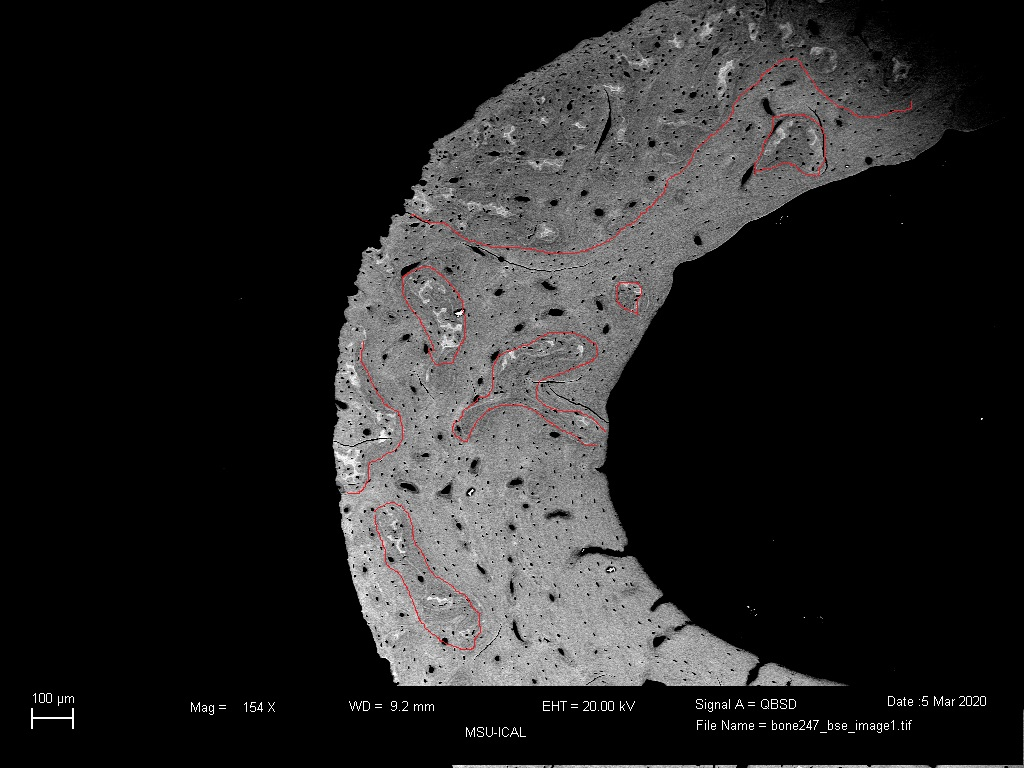
#> input picture images/annotated_raw/1.jpg, 1024 x 768 px
$ jupyter execute --allow-errors hist_eq-copy.ipynb   (shell and % lines are left out)
#> lines starting #> are read from the running program, lines starting #| are printed output that depends on the picture; after the words box and inside, x2 and y2 are one past the last pixel; in counts of white or black regions, pixels touching at a corner belong together; long printed decimals are rounded
[cell 1]
import numpy as np
import cv2
from matplotlib import pyplot as plt

plt.rcParams['figure.figsize'] = (16, 16)

FILENAME = 'images/annotated_raw/1.jpg'
#> (the rest of this cell did not finish here and is left out)

**Read grayscale image**

[cell 2]
## Read grayscale image,
img = cv2.imread(FILENAME, cv2.IMREAD_GRAYSCALE)
#> img: shape (768, 1024); min 0, max 255, mean 35.6

plt.imshow(img, cmap = 'gray')
plt.show()

**Filter To Drop Shadows, Pre-Process Bone Isolation**

* May want to use additional histogram based approaches here!

[cell 3]
# Truncate all image values below threshold
ret,truncd = cv2.threshold(img,127,255,cv2.THRESH_TRUNC)

# Take 5x5 pixel normalized average across image
blur = cv2.GaussianBlur(truncd,(5,5),0)

# Apply binary threshold, Otsu threshold
ret3,otsu = cv2.threshold(blur,0,255,cv2.THRESH_BINARY+cv2.THRESH_OTSU)
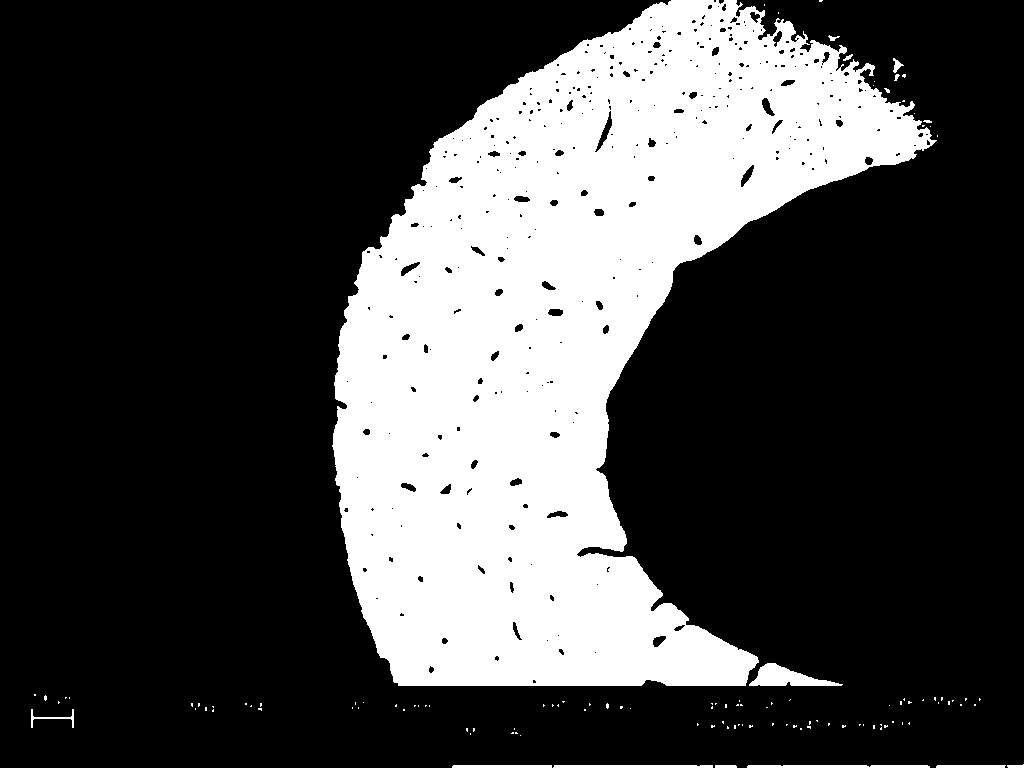
#> otsu: shape (768, 1024); 27.5% white; 117 white regions (103 under 20 px), largest, box (x1, y1, x2, y2) and area: (332, 0, 937, 686) 212872, (749, 663, 843, 686) 1103, (747, 765, 930, 768) 539
#> ret3 = 55

# Filter morphology - close gaps
kernel = np.ones((7,7),np.uint8)
closing = cv2.morphologyEx(otsu, cv2.MORPH_CLOSE, kernel)
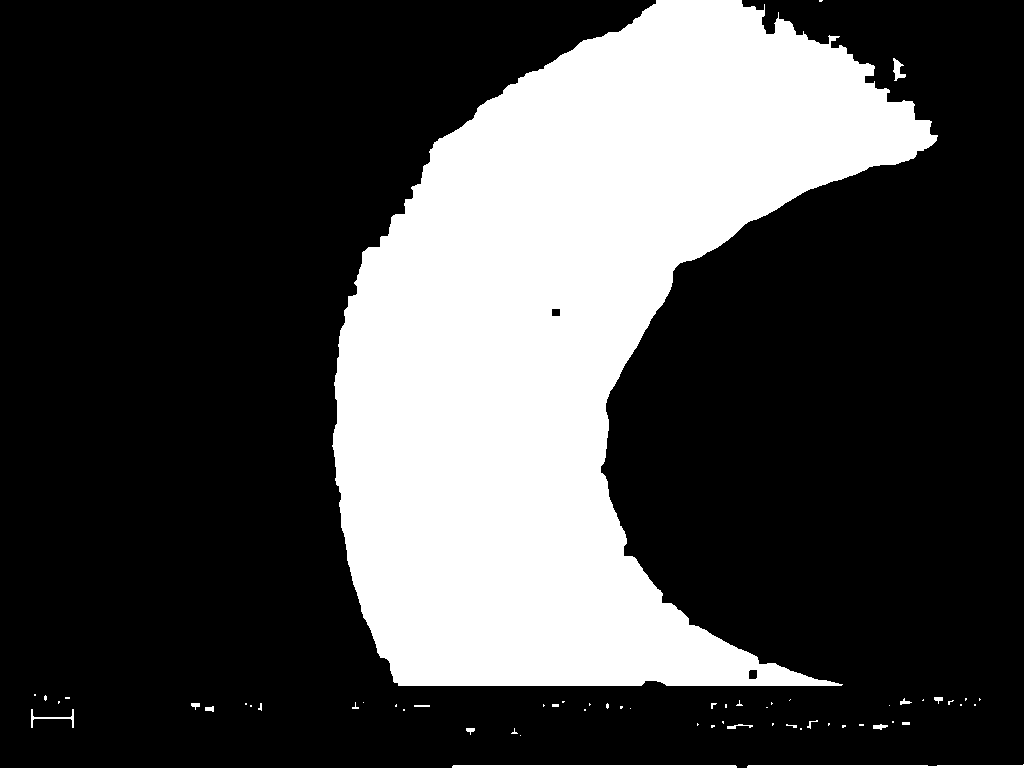
#> closing: shape (768, 1024); 28.4% white; 60 white regions (43 under 20 px)

**Use Recursive convex hull to identify bone in image**

[cell 4]
## Contour to find bone region
ret4 = closing.copy()
contours, hierarchy = cv2.findContours(ret4,
                                       cv2.RETR_EXTERNAL,
                                       cv2.CHAIN_APPROX_TC89_L1)
#> contours = 60 contours, 48 with area under 20; largest, box (x1, y1, x2, y2) and area: (333, 0, 938, 686) 219128, (452, 765, 737, 768) 284, (747, 764, 1024, 768) 272, (893, 58, 906, 81) 124, (32, 709, 74, 728) 54


areas = [cv2.contourArea(c) for c in contours]
#> areas = 60 values, max 219128.5 at index 59, min 0 at index 2, mean 3669.3
max_index = np.argmax(areas)
#> max_index = 59
print(max_index)
#| 59

color_img = cv2.cvtColor(img, cv2.COLOR_GRAY2BGR)
tmp2 = color_img.copy() ## Save a copy, `drawContours` will mess with the image

out = cv2.drawContours(color_img, contours, max_index, (0,255,0), 3)
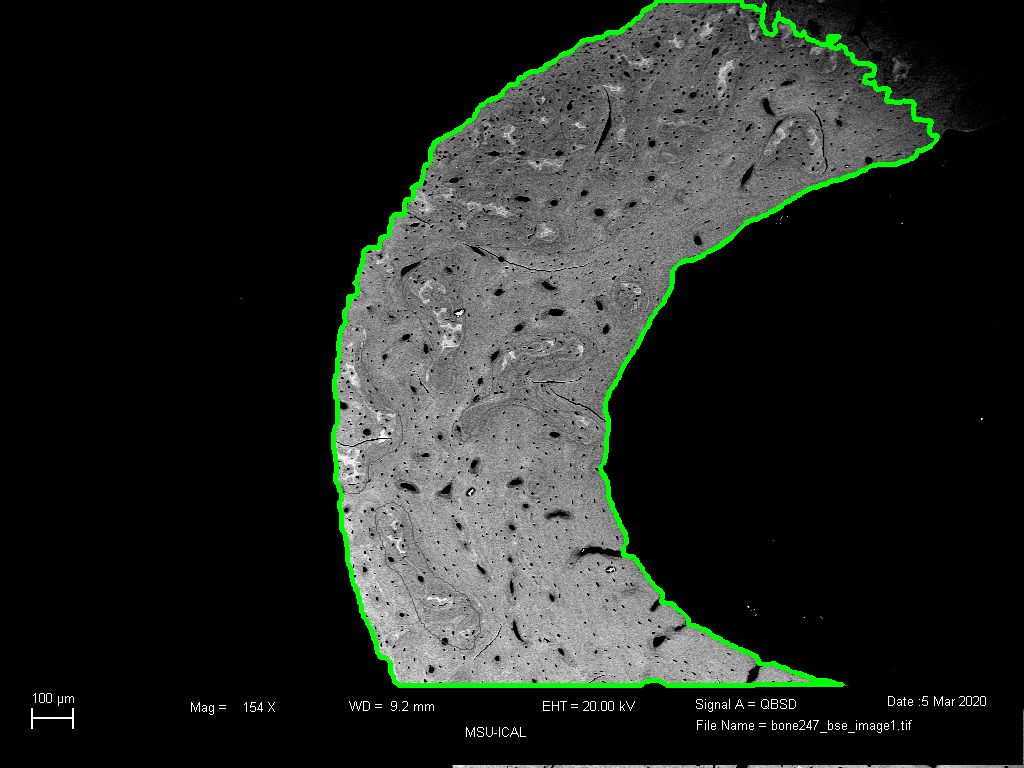
#> out: shape (768, 1024, 3); mean B, G, R 34.5, 38.7, 34.5
plt.imshow(out)
plt.show()

**Isolate bone**

[cell 5]
bone = contours[max_index]
#> bone = contour of 498 points, box (x1, y1, x2, y2) (333, 0, 938, 686), area 219128

fill_color = [0,0,0]
mask_value = 255

stencil = np.zeros(tmp2.shape[:-1]).astype(np.uint8)
cv2.fillPoly(stencil, [bone], mask_value)
#> stencil: shape (768, 1024); 28% white; 1 white region, box (x1, y1, x2, y2) and area: (333, 0, 938, 686) 220441

sel = (stencil != mask_value)
tmp2[sel] = fill_color
#> tmp2: shape (768, 1024, 3); min 0, max 255, mean 34.2

BASE_IMG = cv2.cvtColor(tmp2, cv2.COLOR_BGR2GRAY)
plt.imshow(BASE_IMG, cmap = 'gray')
plt.show()

[cell 6]
#cv2.imwrite(OFILE, BASE_IMG)

**Apply Contrast Filtering to highlight contiguous bone/adjust shadows**

Here, we use Contrast-Limited Adaptive Histogram Equalization (CLAHE).  We want tiled grids of roughly 16x16 pixels, so we have to define the number of rows and columns by the ceiling of the width and height of the image over 8.

[cell 7]
PIX = 16
clahe = cv2.createCLAHE(clipLimit=0.01, tileGridSize=(int(np.ceil(BASE_IMG.shape[0] / PIX)),
                                                        int(np.ceil(BASE_IMG.shape[1] / PIX))))
equalized = clahe.apply(BASE_IMG)

plt.imshow(equalized, cmap = 'gray')
plt.show()

[cell 8]
tmp3 = equalized.copy()
tmp3 = tmp3[np.where(tmp3 >= 4)].ravel()
plt.hist(tmp3, bins=256)
plt.show()
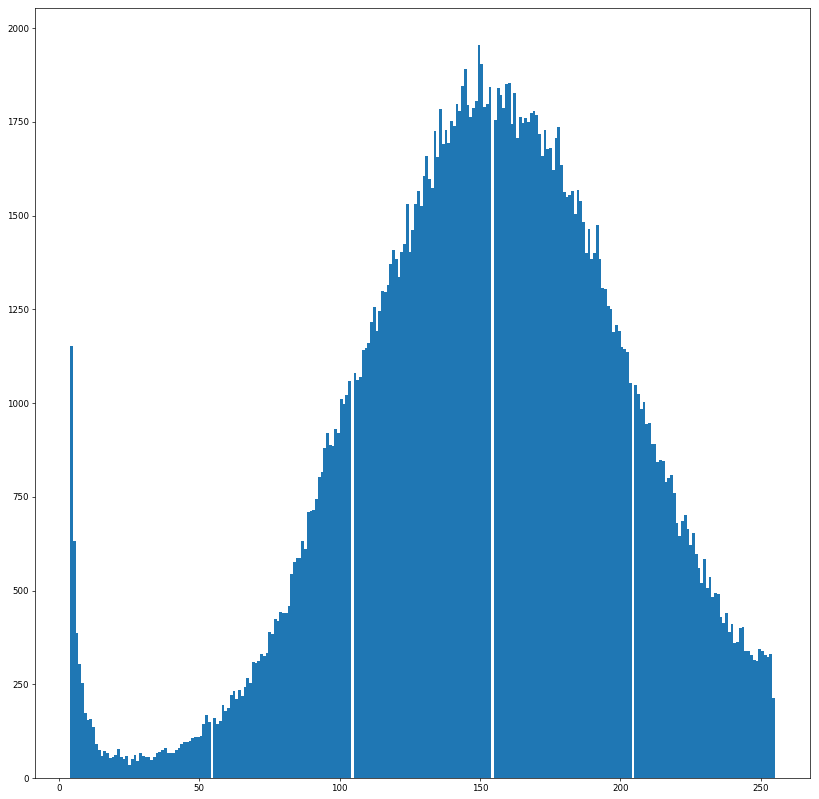
#> figure drawn by matplotlib, 1 panel; tallest bar 1956 high, from x = 149.1 to 150.1

**Apply Color Quantization**

We will use 7 colors to represent five categories of mineralized bone or lack thereof we may find in an image.

We must assume that these five categories will exist in any

1. Pitch Black `0` - no bone in this pixel
2. Osteocyte (small black circle in bone)
3. Shadow?
4. Very high mineralization content -- observed visual "chunks" in non-lamellar bone.
5. Moderate mineralization content -- observed visual lines in lamellar bone.
6. Moderate lack of mineralization content -- observed visual lines in lamellar bone.
7. Mineralization deprived, relative to (4) -- observed visual chunks in non-lamellar bone.

We proceed to take the array of grayscale values in the image, and categorize all pixels of the image using $k$-means clustering.  This is done using 10-fold cross-validation and initially random pixels representing grayscale values for each of the 5 categories (centers).

[cell 9]
img = equalized.copy()
Z = img.reshape((-1,2))
#> Z = 393216 pairs, first value 1 to 255, second value 1 to 255

# convert to np.float32
Z = np.float32(Z)

# define criteria, number of clusters(K) and apply kmeans()
criteria = (cv2.TERM_CRITERIA_EPS + cv2.TERM_CRITERIA_MAX_ITER,
            4096, 1E-5)
K = 7
ret,label,center=cv2.kmeans(Z,K,None,criteria,20,
                            cv2.KMEANS_RANDOM_CENTERS)
#> ret = 100513943; center = [[3.13, 3.12], [213, 211.3], [139.5, 75.24], [154.3, 188.4], [183, 148.2], [125.9, 138], [72.31, 102.8]]

# New Stuff A

Now let's take the clusters identified and reform it into an image with consistent grayscale values.  In the printout below this cell, you can observe a listing of the lower and upper estimates for the grayscale value associated with a cluster, followed by an image colored in with the adjusted (consistent) values.

[cell 10]
# These are the estimates for the centroids;
# the estimate for the grayscale value for that cluster
print(center)
#| [[  3.130   3.120]
#|  [213.030   211.301  ]
#|  [139.481    75.239  ]
#|  [154.315   188.412  ]
#|  [183.042   148.157  ]
#|  [125.948   138.005  ]
#|  [ 72.312  102.754  ]]

# We want to floor & reassign the midpoints of the estimates
# to be the centroids proper.  This avoids rounding issues
# when using the lower/upper estimates
for i in range(0,len(center)):
    a = center[i]
    b = (a[0] + a[1]) / 2
    center[i] = np.array([b, b])
#> this loop made 7 passes
#> (a, b) on passes 1 to 7: ([3.13, 3.12], 3.13), ([213, 211.3], 212.2), ([139.5, 75.24], 107.4), ([154.3, 188.4], 171.4), ([183, 148.2], 165.6), ([125.9, 138], 132), ([72.31, 102.8], 87.53)
#> after the loop, center = [[3.13, 3.13], [212.2, 212.2], [107.4, 107.4], [171.4, 171.4], [165.6, 165.6], [132, 132], [87.53, 87.53]]

# Now convert back into uint8, and make original image
# This is done for demonstration/viz purposes, we will not
# be able to directly use these values
center_conv = np.uint8(center)
#> center_conv = [[3, 3], [212, 212], [107, 107], [171, 171], [165, 165], [131, 131], [87, 87]]
res = center_conv[label.flatten()]
#> res = 393216 pairs, first value 3 to 212, second value 3 to 212
res2 = res.reshape((img.shape))

plt.imshow(res2, cmap = 'gray')
plt.show()

# New Stuff B

**However, what makes more sense now, is that we know clusters near the "middle" of the histogram have an "average" mineralization content -- and therefore may be lamellar.  This means that given 7 clusters, minus the "black"/"empty" bucket (for a total of 6 clusters), the middle buckets may be lamellar and the futher from the mean, the outer buckets are probably non-lamellar**

Here are the grayscale values sorted, in order.

[cell 11]
tmp1 = res2.copy()
category_grayscale_values = np.sort(np.unique(tmp1.flatten()))
#> category_grayscale_values = [3, 87, 107, 131, 165, 171, 212]
category_grayscale_values
#> Out = [3, 87, 107, 131, 165, 171, 212]

To illustrate what's happened, let's start "removing" certain classification of mineral density from the image. In this case, the middle buckets have been blanked out. Remember, the indexing is zero-based.

[cell 12]
tmp1 = res2.copy()

#lam_lo = np.max(category_grayscale_values)
lam_hi = category_grayscale_values[3]
#> lam_hi = 131
lam_nx = category_grayscale_values[4]
#> lam_nx = 165

#tmp1[np.where(tmp1 == lam_lo)] = [0]
tmp1[np.where(tmp1 == lam_hi)] = [0]
tmp1[np.where(tmp1 == lam_nx)] = [0]

plt.imshow(tmp1, cmap = 'gray')
plt.show()

Here, instead, I keep everything in the middle buckets.

[cell 13]
tmp1 = res2.copy()

tmp1[np.where(tmp1 == category_grayscale_values[0])] = [0]
tmp1[np.where(tmp1 == category_grayscale_values[1])] = [0]
tmp1[np.where(tmp1 == category_grayscale_values[2])] = [0]
tmp1[np.where(tmp1 == category_grayscale_values[3])] = [0]
#tmp1[np.where(tmp1 == category_grayscale_values[4])] = [0]
#tmp1[np.where(tmp1 == category_grayscale_values[5])] = [0]
tmp1[np.where(tmp1 == category_grayscale_values[6])] = [0]
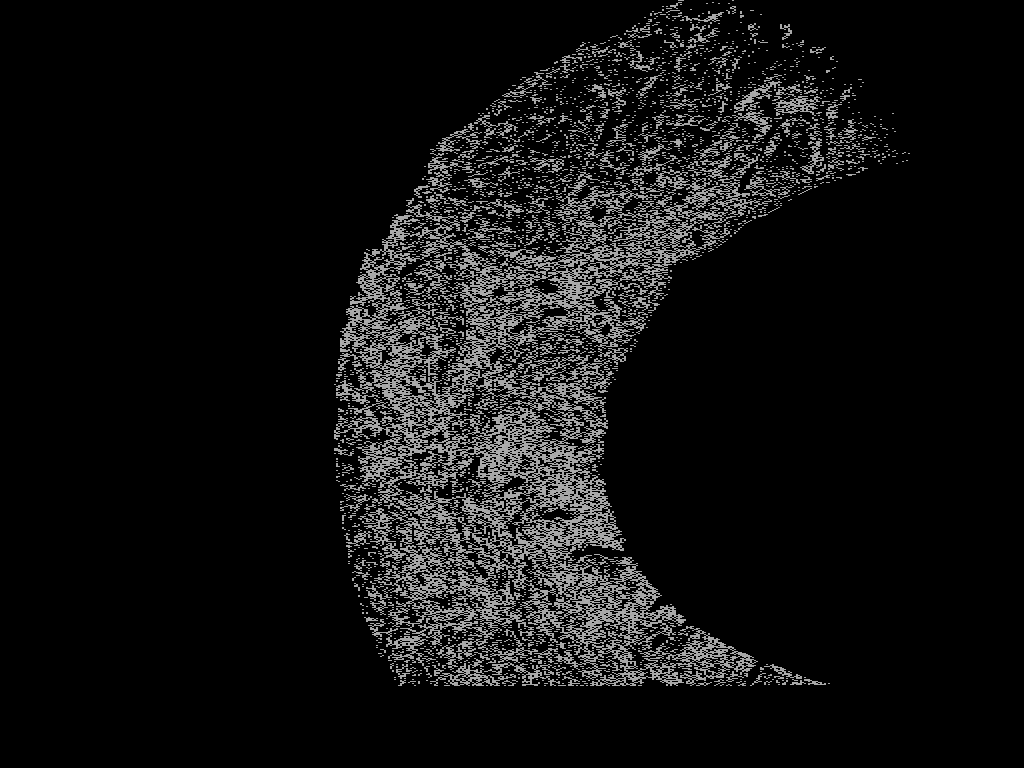
#> tmp1: shape (768, 1024); min 0, max 171, mean 17.6

plt.imshow(tmp1, cmap = 'gray')
plt.show()
